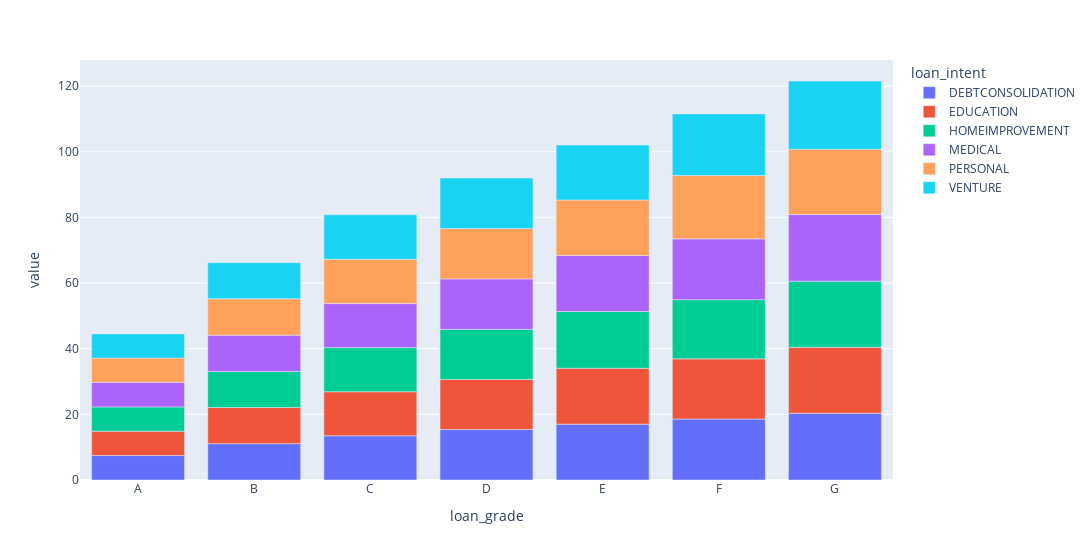

Source (notebook cell):
### Code cell
pe.bar(
    x=ans_df.index,
    y=ans_df.columns,
    data_frame=ans_df,
    width=1500
)

### Figure 1 — Plotly figure (JSON) as saved in the notebook; plotly's stock layout.template omitted (floating-point values rounded to 4 significant figures)
{"data": [{"alignmentgroup": "True", "hovertemplate": "loan_intent=DEBTCONSOLIDATION<br>loan_grade=%{x}<br>value=%{y}<extra></extra>", "legendgroup": "DEBTCONSOLIDATION", "marker": {"color": "#636efa", "pattern": {"shape": ""}}, "name": "DEBTCONSOLIDATION", "offsetgroup": "DEBTCONSOLIDATION", "orientation": "v", "showlegend": true, "textposition": "auto", "type": "bar", "x": ["A", "B", "C", "D", "E", "F", "G"], "xaxis": "x", "y": [7.445, 11.08, 13.47, 15.38, 17.01, 18.57, 20.33], "yaxis": "y"}, {"alignmentgroup": "True", "hovertemplate": "loan_intent=EDUCATION<br>loan_grade=%{x}<br>value=%{y}<extra></extra>", "legendgroup": "EDUCATION", "marker": {"color": "#EF553B", "pattern": {"shape": ""}}, "name": "EDUCATION", "offsetgroup": "EDUCATION", "orientation": "v", "showlegend": true, "textposition": "auto", "type": "bar", "x": ["A", "B", "C", "D", "E", "F", "G"], "xaxis": "x", "y": [7.435, 11.02, 13.42, 15.25, 17.04, 18.33, 20.08], "yaxis": "y"}, {"alignmentgroup": "True", "hovertemplate": "loan_intent=HOMEIMPROVEMENT<br>loan_grade=%{x}<br>value=%{y}<extra></extra>", "legendgroup": "HOMEIMPROVEMENT", "marker": {"color": "#00cc96", "pattern": {"shape": ""}}, "name": "HOMEIMPROVEMENT", "offsetgroup": "HOMEIMPROVEMENT", "orientation": "v", "showlegend": true, "textposition": "auto", "type": "bar", "x": ["A", "B", "C", "D", "E", "F", "G"], "xaxis": "x", "y": [7.388, 11.0, 13.44, 15.25, 17.28, 18.02, 20.17], "yaxis": "y"}, {"alignmentgroup": "True", "hovertemplate": "loan_intent=MEDICAL<br>loan_grade=%{x}<br>value=%{y}<extra></extra>", "legendgroup": "MEDICAL", "marker": {"color": "#ab63fa", "pattern": {"shape": ""}}, "name": "MEDICAL", "offsetgroup": "MEDICAL", "orientation": "v", "showlegend": true, "textposition": "auto", "type": "bar", "x": ["A", "B", "C", "D", "E", "F", "G"], "xaxis": "x", "y": [7.479, 11.04, 13.4, 15.39, 17.05, 18.53, 20.29], "yaxis": "y"}, {"alignmentgroup": "True", "hovertemplate": "loan_intent=PERSONAL<br>loan_grade=%{x}<br>value=%{y}<extra></extra>", "legendgroup": "PERSONAL", "marker": {"color": "#FFA15A", "pattern": {"shape": ""}}, "name": "PERSONAL", "offsetgroup": "PERSONAL", "orientation": "v", "showlegend": true, "textposition": "auto", "type": "bar", "x": ["A", "B", "C", "D", "E", "F", "G"], "xaxis": "x", "y": [7.387, 11.06, 13.48, 15.33, 16.93, 19.31, 19.89], "yaxis": "y"}, {"alignmentgroup": "True", "hovertemplate": "loan_intent=VENTURE<br>loan_grade=%{x}<br>value=%{y}<extra></extra>", "legendgroup": "VENTURE", "marker": {"color": "#19d3f3", "pattern": {"shape": ""}}, "name": "VENTURE", "offsetgroup": "VENTURE", "orientation": "v", "showlegend": true, "textposition": "auto", "type": "bar", "x": ["A", "B", "C", "D", "E", "F", "G"], "xaxis": "x", "y": [7.368, 11.02, 13.57, 15.38, 16.72, 18.76, 20.79], "yaxis": "y"}], "layout": {"barmode": "relative", "legend": {"title": {"text": "loan_intent"}, "tracegroupgap": 0}, "margin": {"t": 60}, "width": 1500, "xaxis": {"anchor": "y", "domain": [0, 1], "title": {"text": "loan_grade"}}, "yaxis": {"anchor": "x", "domain": [0, 1], "title": {"text": "value"}}}}
